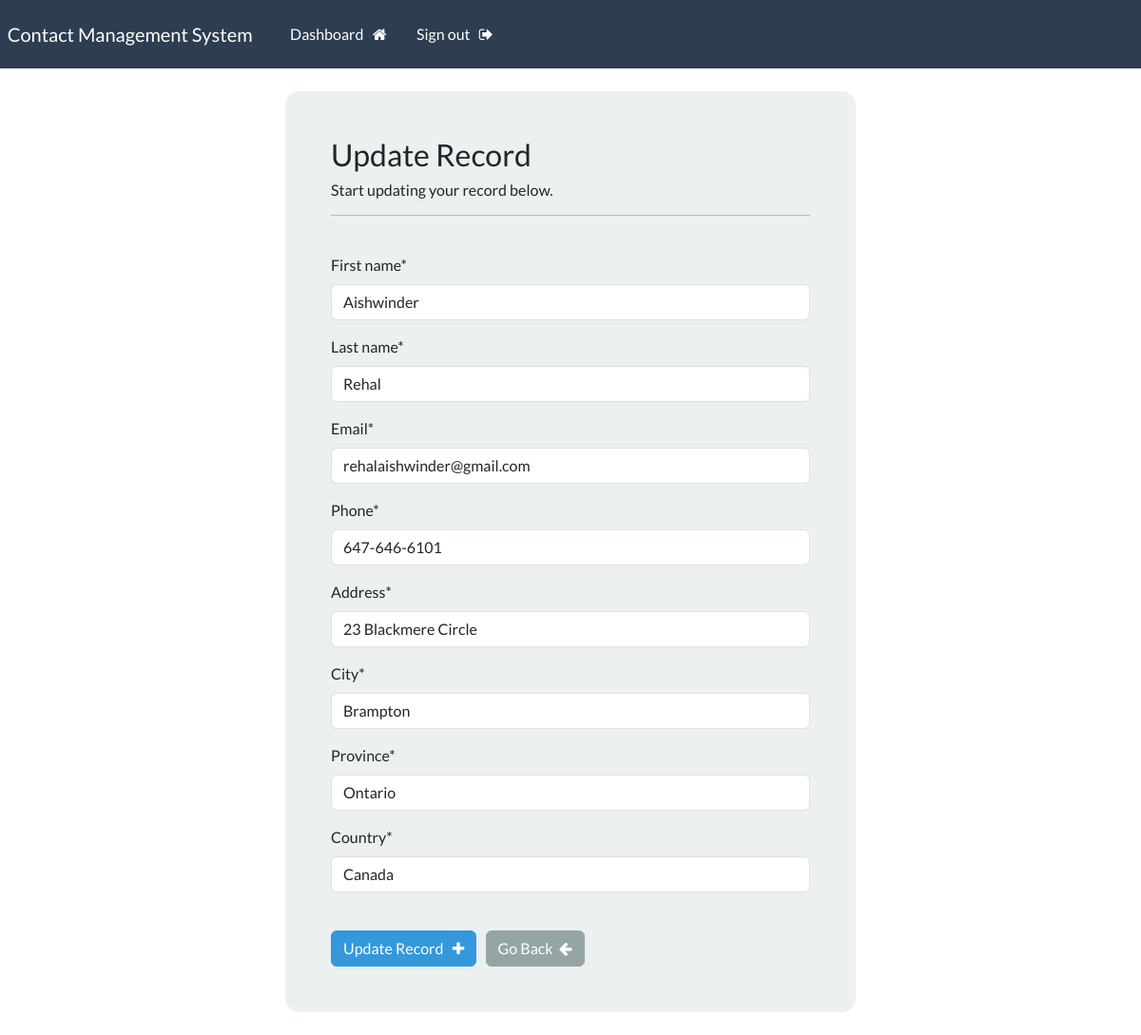
Page /update-record/2 (signed in) on the committed database.
### webapp/models.py (models this page shows, shortened)
class Record(models.Model):
    creation_date = models.DateTimeField(auto_now_add=True)
    first_name = models.CharField(max_length=100)
    last_name = models.CharField(max_length=100)
    email = models.CharField(max_length=255)
    phone = models.CharField(max_length=20)
    address = models.CharField(max_length=300)
    city = models.CharField(max_length=255)
    province = models.CharField(max_length=200)
    country = models.CharField(max_length=125)

### webapp/views.py (the view)
# urls.py: path('update-record/<int:pk>',views.update_record, name="update-record"),
@login_required(login_url='my-login')
def update_record(request, pk):
    record = Record.objects.get(id=pk)
    form = UpdateRecordForm(instance=record)
    if request.method == "POST":
        form = UpdateRecordForm(request.POST , instance=record)
        if form.is_valid():
            form.save()
            messages.success(request, "Record updated successfully!")
            return redirect("dashboard")
    context = {'form': form}
    return render(request, 'webapp/update-record.html', context)

### webapp/forms.py
class UpdateRecordForm(forms.ModelForm):
    class Meta:
        model = Record
        fields = ['first_name' , 'last_name', 'email','phone','address','city','province','country']

### webapp/templates/webapp/update-record.html (shortened to what this page needs)
{% extends 'webapp/base.html' %}
{% load crispy_forms_tags %}
{% block content %}
<body>
    <div class="container bg-light shadow-md p-5 form-layout">
        <h3> Update Record</h3>
        <h6>Start updating your record below.</h6>
        <hr>
        <br>
        <form method="post">
            {{ form|crispy }}
            <br>
            <button type="submit" class="btn btn-info">Update Record &nbsp; <i class="fa fa-plus"></i></button>
            &nbsp; <a href="{% url 'dashboard' %}" class="btn btn-secondary"> Go Back &nbsp;<i class="fa fa-arrow-left"></i> </a>
        </form>
        </div>
        <br>
</body>
{% endblock %}

### static/css/styles.css (style rules this page uses)
.form-layout { border-radius: 15px; width: 600px; }

### rows in the picture
Record: first_name "Aishwinder", last_name "Rehal", email "rehalaishwinder@gmail.com", phone "647-646-6101", address "23 Blackmere Circle", city "Brampton", province "Ontario", country "Canada"
